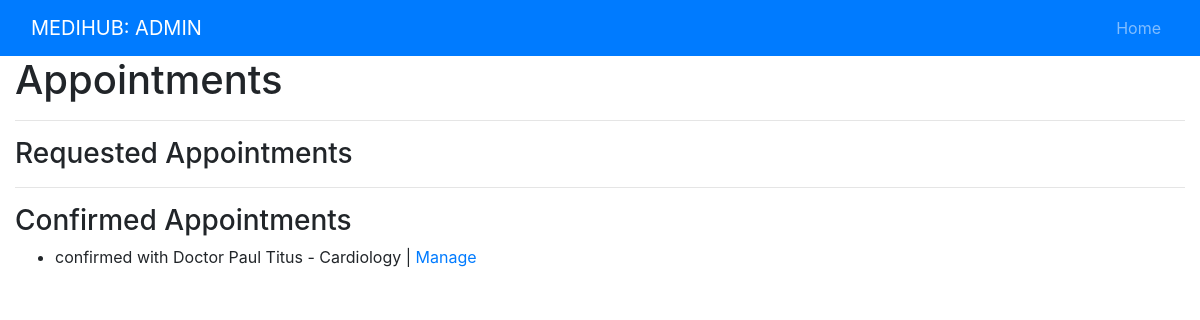
The app's page /adminapp/manage-appointments, older data.
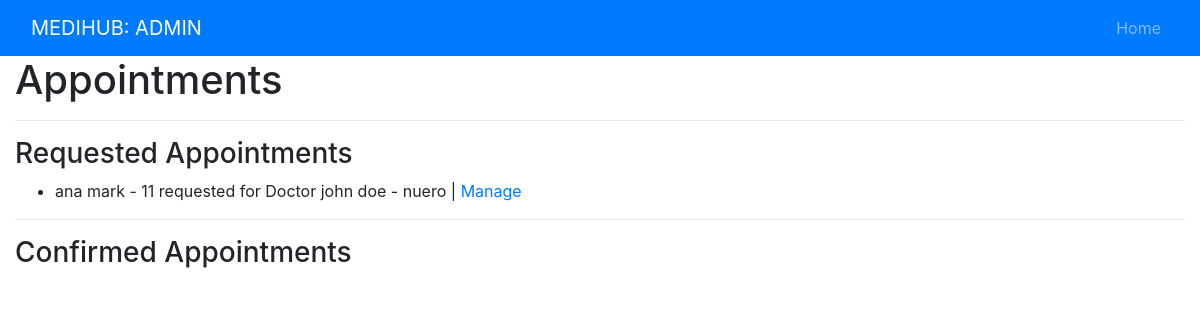
The same page, newer data.
### hospital/models.py (models this page shows, shortened)
class Appointment(models.Model):
    doctor = models.ForeignKey(Doctor, on_delete=models.CASCADE, null=True, blank=True)
    patient = models.ForeignKey(Patient, on_delete=models.CASCADE, null=True, blank=True)
    date = models.DateField(null=True, blank=True)
    time = models.TimeField(null=True, blank=True)
    details = models.TextField(max_length=1000, null=True, blank=True)
    confirmed = models.BooleanField(default=False)
    completed = models.BooleanField(default=False)

class Doctor(models.Model):
    GENDER_CHOICES = [
        ('M', 'Male'),
        ('F', 'Female'),
        ('X', 'Other'),
    ]
    user = models.OneToOneField(User, on_delete=models.CASCADE, null=True, blank=True)
    first_name = models.CharField(max_length=50, null=True, blank=True)
    last_name = models.CharField(max_length=50, null=True, blank=True)
    gender = models.CharField(max_length=1, choices=GENDER_CHOICES, null=True, blank=True)
    dob = models.DateField(null=True, blank=True)
    department = models.CharField(max_length=50, null=True, blank=True)
    phone = models.CharField(max_length=10, null=True, blank=True)
    address = models.TextField(max_length=400, null=True, blank=True)
    email = models.CharField(max_length=100, null=True, blank=True)
    salary_in_rs = models.IntegerField(null=True, blank=True)
    schedule = models.TextField(max_length=1000, null=True, blank=True)
    def __str__(self):
        return f'{self.first_name} {self.last_name} - {self.department}'

class Patient(models.Model):
    GENDER_CHOICES = [
        ('M', 'Male'),
        ('F', 'Female'),
        ('X', 'Other'),
    ]
    user = models.OneToOneField(User, on_delete=models.CASCADE, null=True, blank=True)
    first_name = models.CharField(max_length=50, null=True, blank=True)
    last_name = models.CharField(max_length=50, null=True, blank=True)
    gender = models.CharField(max_length=1, choices=GENDER_CHOICES, null=True, blank=True)
    dob = models.DateField(null=True, blank=True)
    phone = models.CharField(max_length=10, null=True, blank=True)
    address = models.TextField(max_length=400, null=True, blank=True)
    email = models.CharField(max_length=100, null=True, blank=True)
    def __str__(self):
        return f'{self.first_name} {self.last_name} - {self.id}'

### adminapp/views.py (the view)
# urls.py: path('manage-appointments', views.manageAppointmentsList, name='manage-appointments-list'),
def manageAppointmentsList(request):
    requested_appointments = Appointment.objects.filter(completed=False).filter(confirmed=False)
    confirmed_appointments = Appointment.objects.filter(completed=False).filter(confirmed=True)
    context = {
        'requested_appointments': requested_appointments,
        'confirmed_appointments': confirmed_appointments,
    }
    return render(request, 'adminapp/manage_appointments_list.html', context)

### adminapp/templates/adminapp/manage_appointments_list.html
{% extends 'adminapp/base.html' %}
{% block content %}
<div class="container-fluid">
    <div class="row">
    <div class="col-sm-12">
        <h1>Appointments</h1>
        <hr>
        <h3>Requested Appointments</h3>
        <ul>
            {% for appointment in requested_appointments %}
            <li>{{appointment.patient}} requested for Doctor {{appointment.doctor}} | <a href="{% url 'manage-appointment' appointment.id %}">Manage</a></li>
            {% endfor %}
        </ul>
        <hr>
        <h3>Confirmed Appointments</h3>
        <ul>
            {% for appointment in confirmed_appointments %}
            <li>{{appointment.patient.}} confirmed with Doctor {{appointment.doctor}} | <a href="{% url 'manage-appointment' appointment.id %}">Manage</a></li>
            {% endfor %}
        </ul>
    </div>
</div>
</div>
{% endblock %}

Row changes from the older to the newer data that the page shows:
removed Appointment: doctor "Paul Titus - Cardiology", shown under "Confirmed Appointments"
added Appointment: patient "ana mark - 11", doctor "john doe - nuero", shown under "Requested Appointments"
